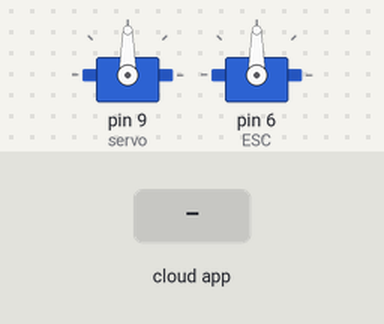
The sketch below on a simulated Arduino Uno, built with avr-gcc and run on an emulated ATmega328P. On the bench: 2 × servo. The inputs (shaded band) are chosen by the test bench. The ROS host is connected and sends only what is stated.

Above: at 3.2 s.
3.3 s: the phone or cloud app sets pub_dir to 0
At 4.2 s:
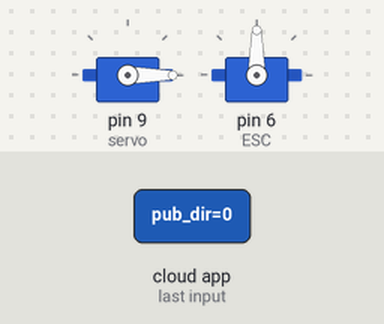
4.8 s: the phone or cloud app sets pub_vel to 0
At 5.3 s:
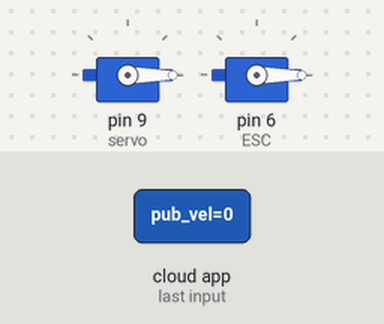
6.3 s: the phone or cloud app sets pub_dir to 45
At 7.5 s:
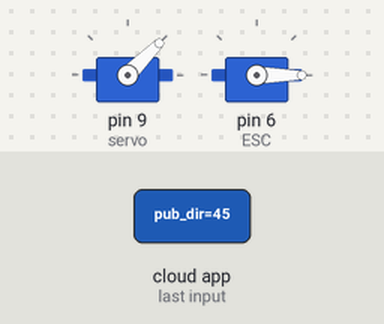
7.8 s: the phone or cloud app sets pub_vel to 45
At 8.8 s:
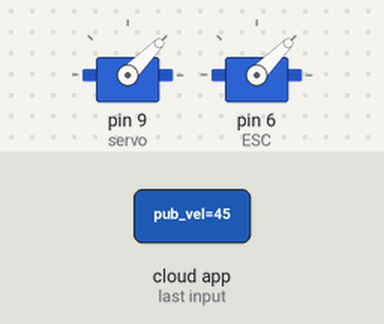
9.3 s: the phone or cloud app sets pub_dir to 90
At 9.9 s:
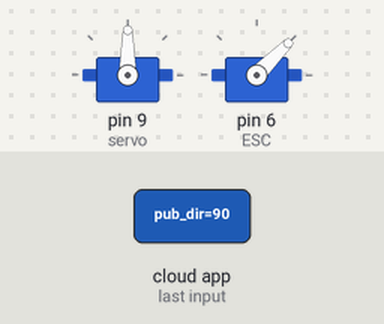
10.8 s: the phone or cloud app sets pub_vel to 180
At 11.1 s:
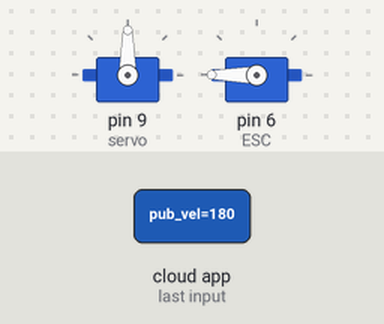
Timing chart, 0 to 13.3 s (numbered marks = the images above; inputs shaded):
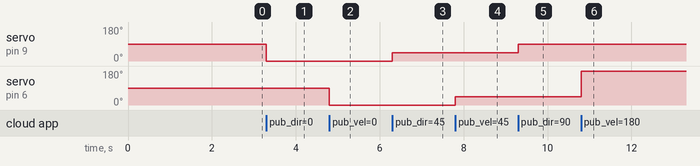

Measured:
- after the input at 3.3 s, servo on pin 9 (servo): 90° → 0° at once
- after the input at 4.8 s, servo on pin 6 (ESC): 90° → 0° at once
- after the input at 6.3 s, servo on pin 9 (servo): 0° → 45° at once
- after the input at 7.8 s, servo on pin 6 (ESC): 0° → 45° at once
- after the input at 9.3 s, servo on pin 9 (servo): 45° → 90° at once
- after the input at 10.8 s, servo on pin 6 (ESC): 45° → 180° at once

The sketch:

ServoRos.ino
```cpp
/*
 * rosserial Servo Control Example
 *
 * This sketch demonstrates the control of hobby R/C servos
 * using ROS and the arduiono
 *
 * For the full tutorial write up, visit
 * www.ros.org/wiki/rosserial_arduino_demos
 *
 * For more information on the Arduino Servo Library
 * Checkout :
 * http://www.arduino.cc/en/Reference/Servo
 */

// !!!!!!!!!!!!!!!!!   IMPORTANTE   !!!!!!!!!!!
// rosrun rosserial_python serial_node.py /dev/ttyACM1
// rosrun rosserial_python serial_node.py /dev/ttyACM1
// rosrun rosserial_python serial_node.py _port:=/dev/ttyACM0 _baud:=9600
// !!!!!!!!!!!!!!!!!!!!!!!!!!!!!!!!!!!!!!!!!

#if defined(ARDUINO) && ARDUINO >= 100
  #include "Arduino.h"
#else
  #include <WProgram.h>
#endif

#include <Servo.h>
#include <ros.h>
#include <std_msgs/Int16.h>

ros::NodeHandle  nh;

Servo servo;
Servo ESC;

void servo_dir( const std_msgs::Int16 & cmd_msg){
  servo.write(cmd_msg.data); //set servo angle, should be from 0-180
  //digitalWrite(LED_BUILTIN, HIGH-digitalRead(LED_BUILTIN));  //toggle led
}

void servo_vel( const std_msgs::Int16 & cmd_msg){
  ESC.write(cmd_msg.data); //set servo angle, should be from 0-180
  //digitalWrite(LED_BUILTIN, HIGH-digitalRead(LED_BUILTIN));  //toggle led
}


ros::Subscriber<std_msgs::Int16> sub_dir("pub_dir", servo_dir);
ros::Subscriber<std_msgs::Int16> sub_vel("pub_vel", servo_vel);

void setup(){
  //pinMode(LED_BUILTIN, OUTPUT);

  nh.initNode();
  nh.subscribe(sub_dir);
  nh.subscribe(sub_vel);

  servo.attach(9); //attach it to pin 9
  ESC.attach(6);
  ESC.write(90);
  delay(2000);
}

void loop(){
  nh.spinOnce();
  delay(1);
}
```
